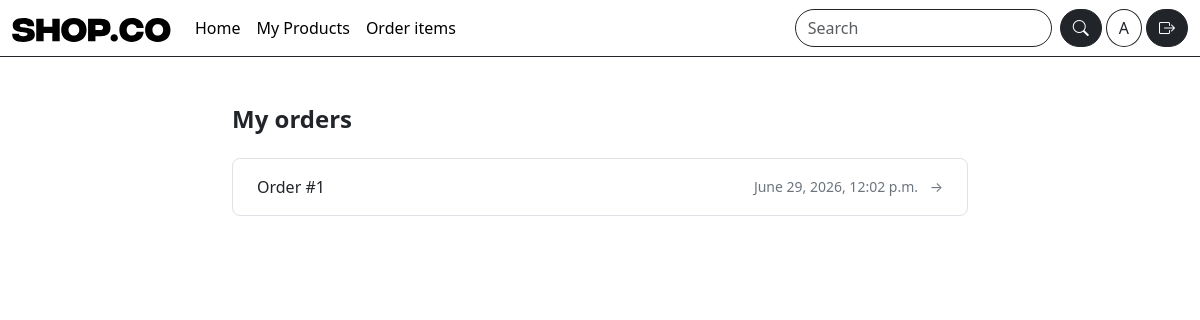
/my-orders/ (signed in), run on an earlier commit of the app's database.
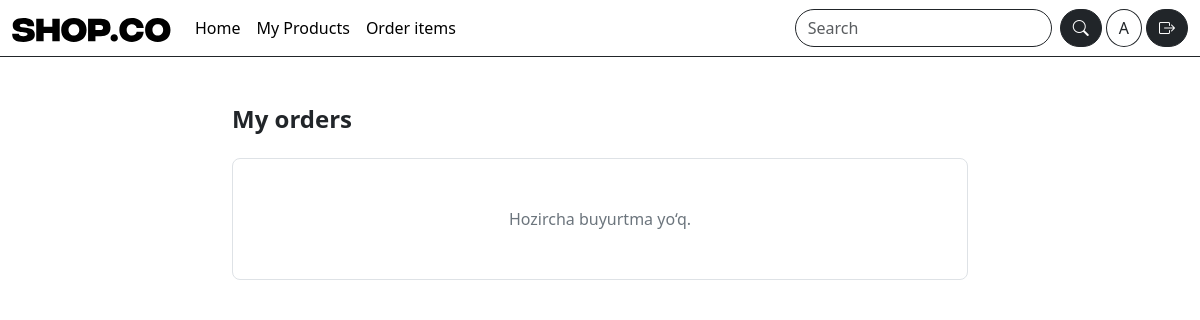
And on a later commit of the database.
### orders/models.py (models this page shows, shortened)
class Order(models.Model):
   user = models.ForeignKey(  # buyurtma egasi (xaridor)
       settings.AUTH_USER_MODEL,
       on_delete=models.CASCADE,
       related_name="orders"
   )
   full_name = models.CharField(max_length=120)  # checkoutdagi ism-familiya
   phone = models.CharField(max_length=30)  # telefon
   address = models.TextField()  # manzil (sodda variant)
   delivery_method = models.CharField(max_length=50, default="standard")  # yetkazish turi
   note = models.TextField(blank=True)  # izoh (ixtiyoriy)
   created_at = models.DateTimeField(auto_now_add=True)  # yaratilgan vaqt

### orders/views.py (the view)
# urls.py: path("my-orders/",views.MyOrdersListView.as_view(), name="my_orders"),  # history
class MyOrdersListView(LoginRequiredMixin, ListView):
   model = Order
   template_name = "orders/my_orders.html"
   context_object_name = "orders"
   paginate_by = 10  # 10 tadan ko‘rsatadi
   def get_queryset(self):
       return Order.objects.filter(user=self.request.user).order_by("-created_at")  # faqat o‘z orderlari

### templates/orders/my_orders.html (shortened to what this page needs)
{% extends "base.html" %}
{% block content %}
<div class="container py-5" style="max-width: 760px;">
  <h1 class="h4 fw-semibold mb-4">My orders</h1>
  {% if orders %}
    <div class="border rounded-3 overflow-hidden">
      {% for o in orders %}
        <a href="{% url 'order_detail' o.id %}"
           class="d-flex justify-content-between align-items-center text-decoration-none px-4 py-3 text-dark
                  {% if not forloop.last %}border-bottom{% endif %}">
          <span class="fw-medium">Order #{{ o.id }}</span>
          <span class="text-secondary small">{{ o.created_at }} <span class="ms-2">→</span></span>
        </a>
      {% endfor %}
    </div>
  {% else %}
    <div class="border rounded-3 text-center text-secondary py-5">
      Hozircha buyurtma yo‘q.
    </div>
  {% endif %}
</div>
{% endblock %}

What changed in the data, as far as the page shows it:
removed Order: id "1", created_at "June 29, 2026, 12:02 p.m."
Also different on the page:
text now shown: "Hozircha buyurtma yo‘q."
